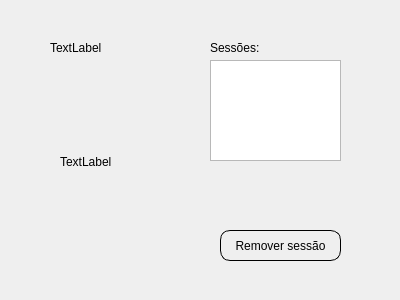
<?xml version="1.0" encoding="UTF-8"?>
<ui version="4.0">
 <class>Filme</class>
 <widget class="QDialog" name="Filme">
  <property name="geometry">
   <rect>
    <x>0</x>
    <y>0</y>
    <width>400</width>
    <height>300</height>
   </rect>
  </property>
  <property name="maximumSize">
   <size>
    <width>400</width>
    <height>300</height>
   </size>
  </property>
  <property name="windowTitle">
   <string>Dados Fillme</string>
  </property>
  <property name="styleSheet">
   <string notr="true">#widget
{
background-image: url(://bg3.jpg);
}
QPushButton
{
border-radius:10px;
border: 0.5px solid #000;
}</string>
  </property>
  <widget class="QWidget" name="widget" native="true">
   <property name="geometry">
    <rect>
     <x>0</x>
     <y>0</y>
     <width>400</width>
     <height>300</height>
    </rect>
   </property>
   <widget class="QLabel" name="label">
    <property name="geometry">
     <rect>
      <x>50</x>
      <y>40</y>
      <width>111</width>
      <height>16</height>
     </rect>
    </property>
    <property name="text">
     <string>TextLabel</string>
    </property>
   </widget>
   <widget class="QLabel" name="label_2">
    <property name="geometry">
     <rect>
      <x>60</x>
      <y>60</y>
      <width>138</width>
      <height>204</height>
     </rect>
    </property>
    <property name="text">
     <string>TextLabel</string>
    </property>
   </widget>
   <widget class="QLabel" name="label_3">
    <property name="geometry">
     <rect>
      <x>210</x>
      <y>40</y>
      <width>71</width>
      <height>16</height>
     </rect>
    </property>
    <property name="text">
     <string>Sessões:</string>
    </property>
   </widget>
   <widget class="QListWidget" name="listWidget">
    <property name="geometry">
     <rect>
      <x>210</x>
      <y>60</y>
      <width>131</width>
      <height>101</height>
     </rect>
    </property>
   </widget>
   <widget class="QPushButton" name="pushButton">
    <property name="geometry">
     <rect>
      <x>220</x>
      <y>230</y>
      <width>121</width>
      <height>31</height>
     </rect>
    </property>
    <property name="text">
     <string>Remover sessão</string>
    </property>
   </widget>
   <widget class="QLabel" name="label_4">
    <property name="geometry">
     <rect>
      <x>220</x>
      <y>190</y>
      <width>121</width>
      <height>20</height>
     </rect>
    </property>
    <property name="text">
     <string/>
    </property>
    <property name="alignment">
     <set>Qt::AlignmentFlag::AlignCenter</set>
    </property>
   </widget>
  </widget>
 </widget>
 <resources/>
 <connections/>
</ui>
